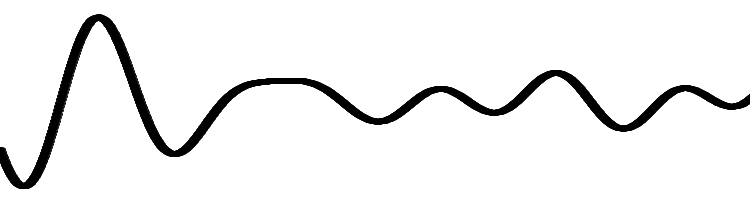
Frame 1 (no input)
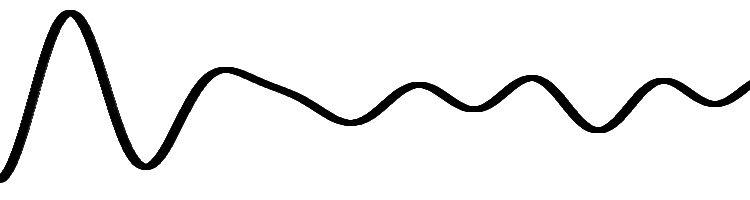
Frame 60 (the mouse pressed at the canvas centre just before this capture)
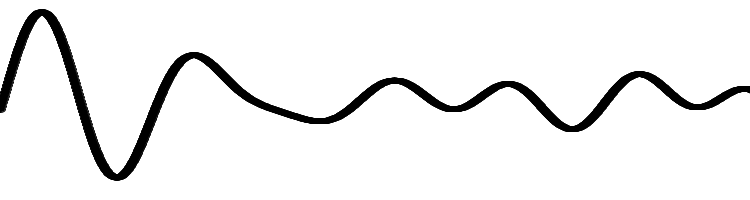
Frame 120 (the mouse held since frame 60 and released just before this capture)

The Processing sketch that drew these frames (run headless with seeded random() and noise(); from frame 60 on, the mouse is pressed at the canvas centre):

// Processing sketch: additive_wave_dots
// ── additive_wave_dots.pde
// The Nature of Code
// Daniel Shiffman
// http://natureofcode.com

// Additive Wave
// Create a more complex wave by adding two waves together. 
 
int xspacing = 1;   // How far apart should each horizontal location be spaced
int w;              // Width of entire wave
int maxwaves = 5;   // total # of waves to add together

float theta = 0.0;
float[] amplitude = new float[maxwaves];   // Height of wave
float[] dx = new float[maxwaves];          // Value for incrementing X, to be calculated as a function of period and xspacing
float[] yvalues;                           // Using an array to store height values for the wave (not entirely necessary)

void setup() {
  size(750,200);
  w = width + 16;

  for (int i = 0; i < maxwaves; i++) {
    amplitude[i] = random(10,30);
    float period = random(100,300); // How many pixels before the wave repeats
    dx[i] = (TWO_PI / period) * xspacing;
  }

  yvalues = new float[w/xspacing];
  
  println(dx);
}

void draw() {
  background(255);
  calcWave();
  renderWave();
}

void calcWave() {
  // Increment theta (try different values for 'angular velocity' here
  theta += 0.02;

  // Set all height values to zero
  for (int i = 0; i < yvalues.length; i++) {
    yvalues[i] = 0;
  }
 
  // Accumulate wave height values
  for (int j = 0; j < maxwaves; j++) {
    float x = theta;
    for (int i = 0; i < yvalues.length; i++) {
      // Every other wave is cosine instead of sine
      if (j % 2 == 0)  yvalues[i] += sin(x)*amplitude[j];
      else yvalues[i] += cos(x)*amplitude[j];
      x+=dx[j];
    }
  }
}

void renderWave() {
  // A simple way to draw the wave with an ellipse at each location
  stroke(0);
  for (int x = 0; x < yvalues.length; x++) {
    fill(0);
    ellipse(x*xspacing,height/2+yvalues[x],10, 5);
    //ellipses are x y width height
    //line(x1, y1, x2, y2)
    //line(x*xspacing, height/2+yvalues[x], (x*xspacing+1), ((height/2+yvalues[x])));
  }
}
